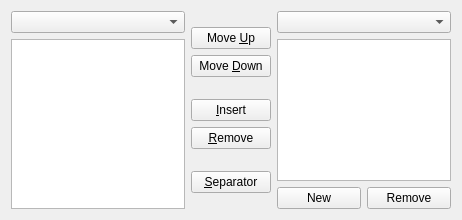
<?xml version="1.0" encoding="UTF-8"?>
<ui version="4.0">
 <class>Toolbar_Editor</class>
 <widget class="QWidget" name="Toolbar_Editor">
  <property name="geometry">
   <rect>
    <x>0</x>
    <y>0</y>
    <width>462</width>
    <height>220</height>
   </rect>
  </property>
  <property name="minimumSize">
   <size>
    <width>330</width>
    <height>220</height>
   </size>
  </property>
  <layout class="QGridLayout" name="gridLayout">
   <item row="0" column="0">
    <widget class="QComboBox" name="combo_menu">
     <property name="toolTip">
      <string>Select a menu</string>
     </property>
     <property name="whatsThis">
      <string>Lists the available menus to get the corresponding actions</string>
     </property>
    </widget>
   </item>
   <item row="0" column="2">
    <widget class="QComboBox" name="combo_toolbar">
     <property name="toolTip">
      <string>Select toolbar</string>
     </property>
     <property name="whatsThis">
      <string>List the available toolbars. The selected one will be edited</string>
     </property>
    </widget>
   </item>
   <item row="1" column="2">
    <widget class="QListWidget" name="list_toolbar">
     <property name="whatsThis">
      <string>Lists the actions in the selected toolbar</string>
     </property>
    </widget>
   </item>
   <item row="2" column="2">
    <layout class="QHBoxLayout" name="horizontalLayout">
     <item>
      <widget class="QPushButton" name="button_add_toolbar">
       <property name="toolTip">
        <string>Add new Toolbar</string>
       </property>
       <property name="text">
        <string>New</string>
       </property>
       <property name="icon">
        <iconset theme="list-add">
         <normaloff>.</normaloff>.</iconset>
       </property>
      </widget>
     </item>
     <item>
      <widget class="QPushButton" name="button_remove_toolbar">
       <property name="toolTip">
        <string>Delete selected toolbar</string>
       </property>
       <property name="text">
        <string>Remove</string>
       </property>
       <property name="icon">
        <iconset theme="list-remove">
         <normaloff>.</normaloff>.</iconset>
       </property>
      </widget>
     </item>
    </layout>
   </item>
   <item row="1" column="0" rowspan="2">
    <widget class="QListWidget" name="list_menu">
     <property name="whatsThis">
      <string>Lists the available actions for the selected menu</string>
     </property>
    </widget>
   </item>
   <item row="0" column="1" rowspan="3">
    <layout class="QVBoxLayout" name="verticalLayout">
     <item>
      <spacer name="verticalSpacer_3">
       <property name="orientation">
        <enum>Qt::Vertical</enum>
       </property>
       <property name="sizeHint" stdset="0">
        <size>
         <width>20</width>
         <height>40</height>
        </size>
       </property>
      </spacer>
     </item>
     <item>
      <widget class="QPushButton" name="button_up">
       <property name="toolTip">
        <string>Move Up</string>
       </property>
       <property name="whatsThis">
        <string>Moves the selected toolbar item up</string>
       </property>
       <property name="text">
        <string>Move &amp;Up</string>
       </property>
       <property name="icon">
        <iconset theme="arrow-up">
         <normaloff>.</normaloff>.</iconset>
       </property>
      </widget>
     </item>
     <item>
      <widget class="QPushButton" name="button_down">
       <property name="toolTip">
        <string>Move Down</string>
       </property>
       <property name="whatsThis">
        <string>moves the selected toolbar item down</string>
       </property>
       <property name="text">
        <string>Move &amp;Down</string>
       </property>
       <property name="icon">
        <iconset theme="arrow-down">
         <normaloff>.</normaloff>.</iconset>
       </property>
      </widget>
     </item>
     <item>
      <spacer name="verticalSpacer_2">
       <property name="orientation">
        <enum>Qt::Vertical</enum>
       </property>
       <property name="sizeHint" stdset="0">
        <size>
         <width>20</width>
         <height>40</height>
        </size>
       </property>
      </spacer>
     </item>
     <item>
      <widget class="QPushButton" name="button_insert">
       <property name="toolTip">
        <string>Insert</string>
       </property>
       <property name="whatsThis">
        <string>Adds the selected menu action to the toolbar</string>
       </property>
       <property name="text">
        <string>&amp;Insert</string>
       </property>
       <property name="icon">
        <iconset theme="list-add">
         <normaloff>.</normaloff>.</iconset>
       </property>
      </widget>
     </item>
     <item>
      <widget class="QPushButton" name="button_remove">
       <property name="toolTip">
        <string>Remove</string>
       </property>
       <property name="whatsThis">
        <string>Removes the selected item from the active toolbar</string>
       </property>
       <property name="text">
        <string>&amp;Remove</string>
       </property>
       <property name="icon">
        <iconset theme="list-remove">
         <normaloff>.</normaloff>.</iconset>
       </property>
      </widget>
     </item>
     <item>
      <spacer name="verticalSpacer">
       <property name="orientation">
        <enum>Qt::Vertical</enum>
       </property>
       <property name="sizeHint" stdset="0">
        <size>
         <width>20</width>
         <height>40</height>
        </size>
       </property>
      </spacer>
     </item>
     <item>
      <widget class="QPushButton" name="button_insert_separator">
       <property name="whatsThis">
        <string>Separator</string>
       </property>
       <property name="text">
        <string>&amp;Separator</string>
       </property>
       <property name="icon">
        <iconset theme="insert-horizontal-rule">
         <normaloff>.</normaloff>.</iconset>
       </property>
      </widget>
     </item>
     <item>
      <spacer name="verticalSpacer_4">
       <property name="orientation">
        <enum>Qt::Vertical</enum>
       </property>
       <property name="sizeHint" stdset="0">
        <size>
         <width>20</width>
         <height>40</height>
        </size>
       </property>
      </spacer>
     </item>
    </layout>
   </item>
  </layout>
 </widget>
 <resources/>
 <connections>
  <connection>
   <sender>combo_toolbar</sender>
   <signal>currentIndexChanged(int)</signal>
   <receiver>Toolbar_Editor</receiver>
   <slot>update_list_toolbar(int)</slot>
   <hints>
    <hint type="sourcelabel">
     <x>294</x>
     <y>22</y>
    </hint>
    <hint type="destinationlabel">
     <x>409</x>
     <y>18</y>
    </hint>
   </hints>
  </connection>
 </connections>
 <slots>
  <slot>update_list_toolbar(int)</slot>
 </slots>
</ui>
